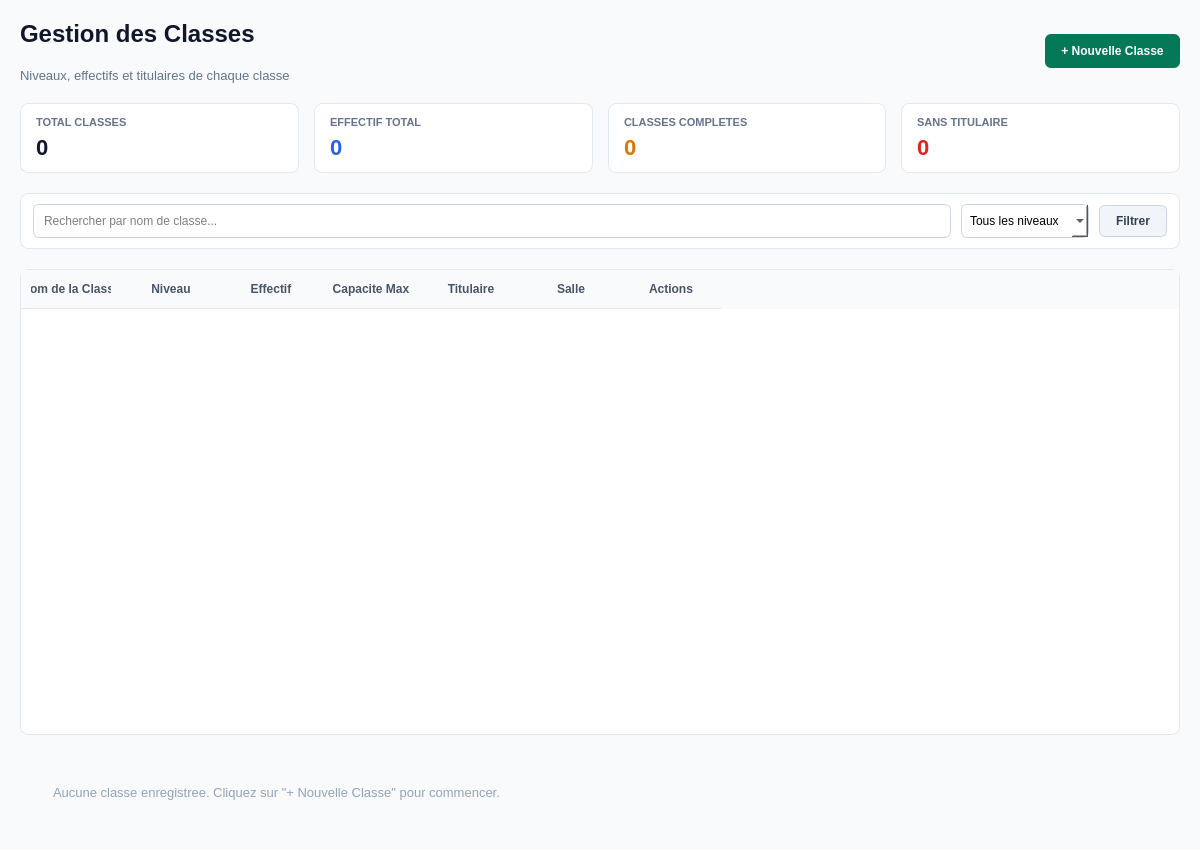
<?xml version="1.0" encoding="UTF-8"?>
<ui version="4.0">
 <class>PageClasses</class>
 <widget class="QWidget" name="PageClasses">
  <property name="geometry">
   <rect>
    <x>0</x>
    <y>0</y>
    <width>1200</width>
    <height>850</height>
   </rect>
  </property>
  <property name="windowTitle">
   <string>Gestion des Classes</string>
  </property>
  <property name="styleSheet">
   <string>background-color: #f8fafc; font-family: 'Segoe UI', sans-serif;</string>
  </property>
  <layout class="QVBoxLayout" name="mainLayout">
   <property name="spacing">
    <number>20</number>
   </property>
   <property name="leftMargin">
    <number>20</number>
   </property>
   <property name="topMargin">
    <number>20</number>
   </property>
   <property name="rightMargin">
    <number>20</number>
   </property>
   <property name="bottomMargin">
    <number>20</number>
   </property>

   <!-- EN-TETE ET ACTIONS -->
   <item>
    <layout class="QHBoxLayout" name="headerLayout">
     <item>
      <layout class="QVBoxLayout" name="titleLayout">
       <item>
        <widget class="QLabel" name="lbl_page_title">
         <property name="styleSheet">
          <string>color: #0f172a; font-size: 24px; font-weight: bold;</string>
         </property>
         <property name="text">
          <string>Gestion des Classes</string>
         </property>
        </widget>
       </item>
       <item>
        <widget class="QLabel" name="lbl_page_subtitle">
         <property name="styleSheet">
          <string>color: #64748b; font-size: 13px;</string>
         </property>
         <property name="text">
          <string>Niveaux, effectifs et titulaires de chaque classe</string>
         </property>
        </widget>
       </item>
      </layout>
     </item>
     <item>
      <spacer name="headerSpacer">
       <property name="orientation">
        <enum>Qt::Horizontal</enum>
       </property>
       <property name="sizeHint" stdset="0">
        <size>
         <width>40</width>
         <height>20</height>
        </size>
       </property>
      </spacer>
     </item>
     <item>
      <widget class="QPushButton" name="btn_add_classe">
       <property name="cursor">
        <cursorShape>PointingHandCursor</cursorShape>
       </property>
       <property name="styleSheet">
        <string>background-color: #047857; color: white; border: none; border-radius: 6px; padding: 10px 16px; font-weight: bold;</string>
       </property>
       <property name="text">
        <string>+ Nouvelle Classe</string>
       </property>
      </widget>
     </item>
    </layout>
   </item>

   <!-- CARTES KPI -->
   <item>
    <layout class="QHBoxLayout" name="kpiLayout">
     <property name="spacing">
      <number>15</number>
     </property>
     <item>
      <widget class="QFrame" name="card_total_classes">
       <property name="styleSheet">
        <string>background-color: #ffffff; border: 1px solid #e2e8f0; border-radius: 8px;</string>
       </property>
       <layout class="QVBoxLayout" name="layout_card1">
        <property name="leftMargin">
         <number>15</number>
        </property>
        <property name="topMargin">
         <number>12</number>
        </property>
        <property name="rightMargin">
         <number>15</number>
        </property>
        <property name="bottomMargin">
         <number>12</number>
        </property>
        <item>
         <widget class="QLabel" name="lbl_kpi1_titre">
          <property name="styleSheet">
           <string>color: #64748b; font-size: 11px; font-weight: bold; border: none;</string>
          </property>
          <property name="text">
           <string>TOTAL CLASSES</string>
          </property>
         </widget>
        </item>
        <item>
         <widget class="QLabel" name="lbl_kpi1_valeur">
          <property name="styleSheet">
           <string>color: #0f172a; font-size: 22px; font-weight: bold; border: none;</string>
          </property>
          <property name="text">
           <string>0</string>
          </property>
         </widget>
        </item>
       </layout>
      </widget>
     </item>
     <item>
      <widget class="QFrame" name="card_effectif_total">
       <property name="styleSheet">
        <string>background-color: #ffffff; border: 1px solid #e2e8f0; border-radius: 8px;</string>
       </property>
       <layout class="QVBoxLayout" name="layout_card2">
        <property name="leftMargin">
         <number>15</number>
        </property>
        <property name="topMargin">
         <number>12</number>
        </property>
        <property name="rightMargin">
         <number>15</number>
        </property>
        <property name="bottomMargin">
         <number>12</number>
        </property>
        <item>
         <widget class="QLabel" name="lbl_kpi2_titre">
          <property name="styleSheet">
           <string>color: #64748b; font-size: 11px; font-weight: bold; border: none;</string>
          </property>
          <property name="text">
           <string>EFFECTIF TOTAL</string>
          </property>
         </widget>
        </item>
        <item>
         <widget class="QLabel" name="lbl_kpi2_valeur">
          <property name="styleSheet">
           <string>color: #2563eb; font-size: 22px; font-weight: bold; border: none;</string>
          </property>
          <property name="text">
           <string>0</string>
          </property>
         </widget>
        </item>
       </layout>
      </widget>
     </item>
     <item>
      <widget class="QFrame" name="card_classes_completes">
       <property name="styleSheet">
        <string>background-color: #ffffff; border: 1px solid #e2e8f0; border-radius: 8px;</string>
       </property>
       <layout class="QVBoxLayout" name="layout_card3">
        <property name="leftMargin">
         <number>15</number>
        </property>
        <property name="topMargin">
         <number>12</number>
        </property>
        <property name="rightMargin">
         <number>15</number>
        </property>
        <property name="bottomMargin">
         <number>12</number>
        </property>
        <item>
         <widget class="QLabel" name="lbl_kpi3_titre">
          <property name="styleSheet">
           <string>color: #64748b; font-size: 11px; font-weight: bold; border: none;</string>
          </property>
          <property name="text">
           <string>CLASSES COMPLETES</string>
          </property>
         </widget>
        </item>
        <item>
         <widget class="QLabel" name="lbl_kpi3_valeur">
          <property name="styleSheet">
           <string>color: #d97706; font-size: 22px; font-weight: bold; border: none;</string>
          </property>
          <property name="text">
           <string>0</string>
          </property>
         </widget>
        </item>
       </layout>
      </widget>
     </item>
     <item>
      <widget class="QFrame" name="card_sans_titulaire">
       <property name="styleSheet">
        <string>background-color: #ffffff; border: 1px solid #e2e8f0; border-radius: 8px;</string>
       </property>
       <layout class="QVBoxLayout" name="layout_card4">
        <property name="leftMargin">
         <number>15</number>
        </property>
        <property name="topMargin">
         <number>12</number>
        </property>
        <property name="rightMargin">
         <number>15</number>
        </property>
        <property name="bottomMargin">
         <number>12</number>
        </property>
        <item>
         <widget class="QLabel" name="lbl_kpi4_titre">
          <property name="styleSheet">
           <string>color: #64748b; font-size: 11px; font-weight: bold; border: none;</string>
          </property>
          <property name="text">
           <string>SANS TITULAIRE</string>
          </property>
         </widget>
        </item>
        <item>
         <widget class="QLabel" name="lbl_kpi4_valeur">
          <property name="styleSheet">
           <string>color: #dc2626; font-size: 22px; font-weight: bold; border: none;</string>
          </property>
          <property name="text">
           <string>0</string>
          </property>
         </widget>
        </item>
       </layout>
      </widget>
     </item>
    </layout>
   </item>

   <!-- BARRE DE RECHERCHE / FILTRES -->
   <item>
    <widget class="QFrame" name="filterBar">
     <property name="styleSheet">
      <string>background-color: #ffffff; border: 1px solid #e2e8f0; border-radius: 8px;</string>
     </property>
     <layout class="QHBoxLayout" name="filterLayout">
      <property name="leftMargin">
       <number>12</number>
      </property>
      <property name="topMargin">
       <number>10</number>
      </property>
      <property name="rightMargin">
       <number>12</number>
      </property>
      <property name="bottomMargin">
       <number>10</number>
      </property>
      <property name="spacing">
       <number>10</number>
      </property>
      <item>
       <widget class="QLineEdit" name="input_search_classe">
        <property name="styleSheet">
         <string>border: 1px solid #cbd5e1; border-radius: 6px; padding: 8px;</string>
        </property>
        <property name="placeholderText">
         <string>Rechercher par nom de classe...</string>
        </property>
       </widget>
      </item>
      <item>
       <widget class="QComboBox" name="combo_filter_niveau">
        <property name="styleSheet">
         <string>border: 1px solid #cbd5e1; border-radius: 6px; padding: 8px;</string>
        </property>
        <item>
         <property name="text">
          <string>Tous les niveaux</string>
         </property>
        </item>
       </widget>
      </item>
      <item>
       <widget class="QPushButton" name="btn_apply_filter_classe">
        <property name="styleSheet">
         <string>background-color: #f1f5f9; color: #334155; border: 1px solid #cbd5e1; border-radius: 6px; padding: 8px 16px; font-weight: bold;</string>
        </property>
        <property name="text">
         <string>Filtrer</string>
        </property>
       </widget>
      </item>
     </layout>
    </widget>
   </item>

   <!-- TABLEAU DES CLASSES -->
   <item>
    <widget class="QTableWidget" name="table_classes">
     <property name="styleSheet">
      <string>
       QTableWidget {
           background-color: #ffffff;
           border: 1px solid #e2e8f0;
           border-radius: 8px;
           gridline-color: #f1f5f9;
           font-size: 13px;
       }
       QHeaderView::section {
           background-color: #f8fafc;
           color: #475569;
           font-weight: bold;
           padding: 10px;
           border: none;
           border-bottom: 1px solid #e2e8f0;
       }
       QTableWidget::item {
           padding: 6px;
           border-bottom: 1px solid #f1f5f9;
       }
      </string>
     </property>
     <property name="editTriggers">
      <set>QAbstractItemView::NoEditTriggers</set>
     </property>
     <property name="selectionBehavior">
      <enum>QAbstractItemView::SelectRows</enum>
     </property>
     <property name="alternatingRowColors">
      <bool>true</bool>
     </property>
     <property name="showGrid">
      <bool>false</bool>
     </property>
     <column>
      <property name="text">
       <string>Nom de la Classe</string>
      </property>
     </column>
     <column>
      <property name="text">
       <string>Niveau</string>
      </property>
     </column>
     <column>
      <property name="text">
       <string>Effectif</string>
      </property>
     </column>
     <column>
      <property name="text">
       <string>Capacite Max</string>
      </property>
     </column>
     <column>
      <property name="text">
       <string>Titulaire</string>
      </property>
     </column>
     <column>
      <property name="text">
       <string>Salle</string>
      </property>
     </column>
     <column>
      <property name="text">
       <string>Actions</string>
      </property>
     </column>
    </widget>
   </item>

   <!-- ETAT VIDE : le controller affiche ce label (et masque table_classes) quand la liste est vide -->
   <item>
    <widget class="QLabel" name="lbl_empty_state_classes">
     <property name="styleSheet">
      <string>color: #94a3b8; font-size: 13px; padding: 30px; qproperty-alignment: AlignCenter;</string>
     </property>
     <property name="text">
      <string>Aucune classe enregistree. Cliquez sur "+ Nouvelle Classe" pour commencer.</string>
     </property>
     <property name="visible">
      <bool>false</bool>
     </property>
    </widget>
   </item>

  </layout>
 </widget>
 <resources/>
 <connections/>
</ui>
